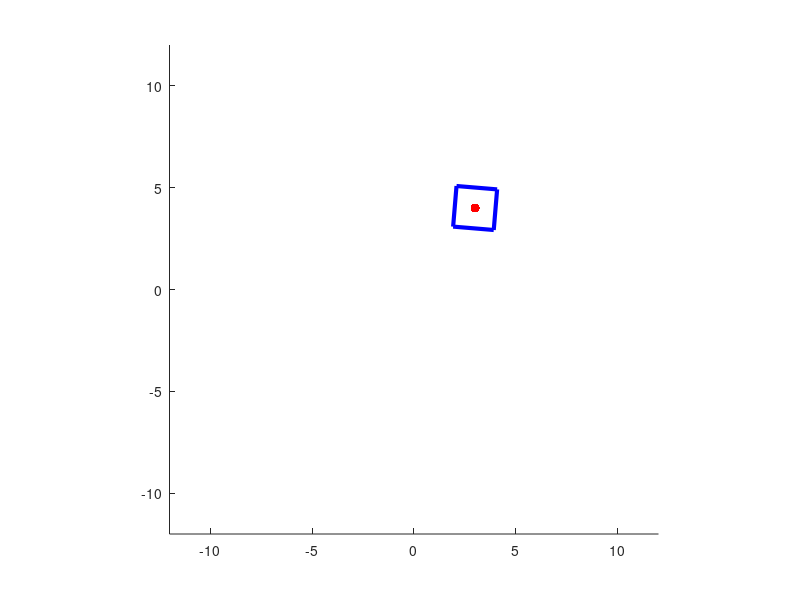

Reproduce this figure in MATLAB.
close all;
clear all;

% A 2D polygon: square of 2 by 2 units.
p = [-1 1 1 -1 -1 ; -1 -1 1 1 -1];


% Points in p are to be in homogeneous coordinates.
p(3,:) = 1;
pp=p.';

% Set up axes for plotting our animation.
figure;
hold on;
axis equal;

% The square should rotate about this point.
x1=3;
x2=4;
point = [x1, x2];

for theta = 0:0.1:2 * pi

    % Set up matrix R to be a rotation transformation
    % (anticlockwise about origin by angle theta).
    R = [cos(theta) -sin(theta) 0; sin(theta) cos(theta) 0; 0 0 1];
    RR=R.';
    %translate centre of rotation to origin
    T = [1 0 -x1; 0 1 -x2; 0 0 1];
    Y=T.';
    
    %transfer centre of rotation back
    TT=[1 0 x1; 0 1 x2; 0 0 1];
    YY=TT.';
    
    % Perform the transform R.
    pprime = pp*RR*YY;
    %pprime = R * p;
    
    % Divide by homogeneous coordinate.
    pprime(:,1) = pprime(:,1) ./ pprime(:,3);
    pprime(:,2) = pprime(:,2) ./ pprime(:,3);
    
    % Plot polygon in pprime in blue, point in red.
    cla; % clear axes
    plot(pprime(:,1), pprime(:,2), 'b', 'LineWidth', 3);
    plot(point(1), point(2), 'r.', 'MarkerSize', 20);
    axis([-12 12 -12 12]);
    drawnow;
    
end